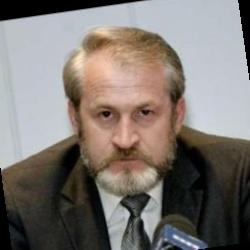
%> input picture JLmodels/scripts/Akhmed_Zakayev_0001.jpg, 250 x 250 px
$ octave --eval "result = imrandcolor(imread('../../JLmodels/scripts/Akhmed_Zakayev_0001.jpg'));"   (GNU Octave 9; MATLAB toolbox functions it lacks are replaced by stand-ins)
%> lines starting %> are read from the running program, lines starting %| are printed output that depends on the picture
function imgn = imrandcolor(img)
[h,w,k] = size(img);
%> h = 250; w = 250; k = 3

R=im2double(img(:,:,1));
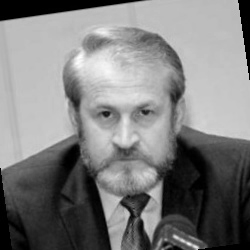
%> R: size 250x250 double; min 0, max 1, mean 0.493
G=im2double(img(:,:,2));
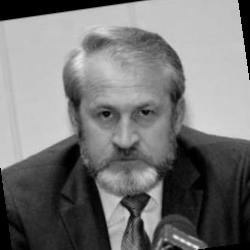
%> G: size 250x250 double; min 0, max 0.957, mean 0.466
B=im2double(img(:,:,3));
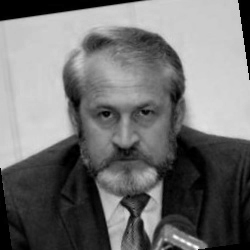
%> B: size 250x250 double; min 0, max 1, mean 0.446
M = 0.7*rand(3);
rR=R*M(1,1)+G*M(1,2)+B*M(1,3);
rG=R*M(2,1)+G*M(2,2)+B*M(2,3);
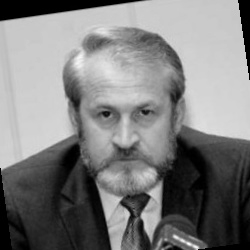
%> rG: size 250x250 double; min 0, max 1.06, mean 0.523; drawn with min black and max white
rB=R*M(3,1)+G*M(3,2)+B*M(3,3);

randR=rand()*0.5+0.5;
randG=rand()*0.5+0.5;
randB=rand()*0.5+0.5;

imgn=zeros(h,w,k);
imgn(:,:,1)=randR*R+(1-randR)*rR;
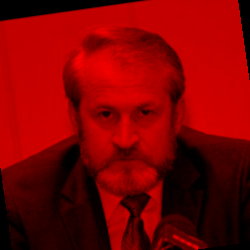
%> imgn: size 250x250x3 double; mean R, G, B 0.519, 0, 0; drawn with min black and max white
imgn(:,:,2)=randG*G+(1-randG)*rG;
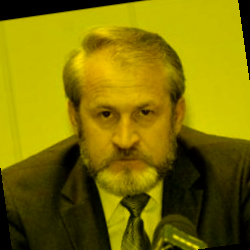
%> imgn: size 250x250x3 double; mean R, G, B 0.519, 0.468, 0; drawn with min black and max white
imgn(:,:,3)=randB*B+(1-randB)*rB;

if rand > 0.7
    imgn(:,:,1) = imadjust(imgn(:,:,1),[0.2 0.8],[]);
    imgn(:,:,2) = imadjust(imgn(:,:,2),[0.2 0.8],[]);
    imgn(:,:,3) = imadjust(imgn(:,:,3),[0.2 0.8],[]);
end

$ run again, on JLmodels/scripts/res.jpg
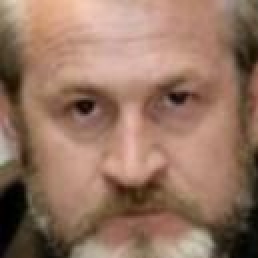
%> input picture JLmodels/scripts/res.jpg, 129 x 129 px (shown 2 times larger)
%> in imrandcolor, `B=im2double(img(:,:,3));`:
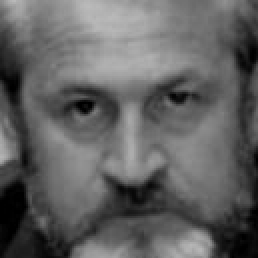
%> B: size 129x129 double (shown 2 times larger); min 0, max 0.733, mean 0.383
%> in imrandcolor, `imgn(:,:,2)=randG*G+(1-randG)*rG;`:
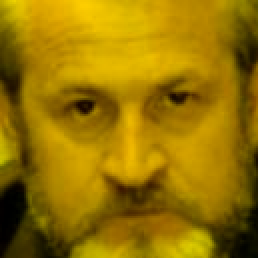
%> imgn: size 129x129x3 double (shown 2 times larger); mean R, G, B 0.596, 0.46, 0
